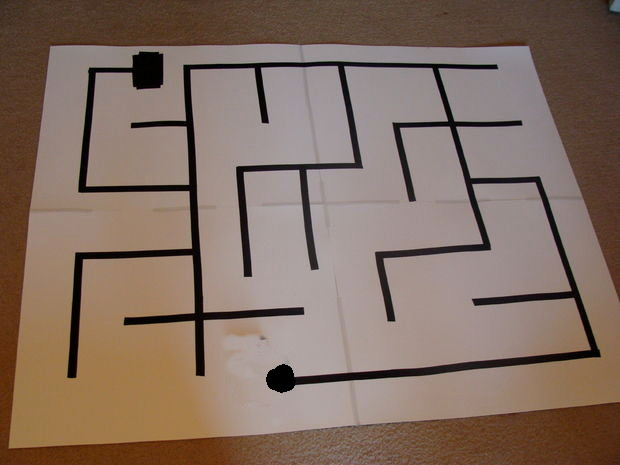
#> input picture workspace/maze.jpg, 620 x 465 px
$ python mazex.py   (Python 2 division)
#> lines starting #> are read from the running program, lines starting #| are printed output that depends on the picture; after the words box and inside, x2 and y2 are one past the last pixel; in counts of white or black regions, pixels touching at a corner belong together
# import the necessary packages
import numpy as np
import cv2
from skimage import morphology
from skimage import img_as_ubyte
import matplotlib.pyplot as plt

todopoints=[]

def proc_neighbors(point):
    print "Neighbor for point {0} {1}".format(point[0],point[1])
    curr_val = path[point[0],point[1]] + 1
    for a in range(-1,2):
        for b in range(-1,2):
            x = point[0] + a
            y = point[1] + b

            if thinmaze[x,y] == True:
                if path[x,y] > curr_val:
                    print "point {0} {1} {2}".format(x,y, curr_val)
                    path[x,y] = curr_val
                    todopoints.append((x,y))

def smallest_neighbor(point):
    curr_val = path[point[0],point[1]]
    for a in range(-1,2):
        for b in range(-1,2):
            x = point[0] + a
            y = point[1] + b
            if path[x,y] < curr_val:
                return(x,y)
    return (-1,-1)

points = []
# load the games image
cv2.namedWindow('image')
im = cv2.imread("workspace/maze.jpg")
#> im is the input picture: shape (465, 620, 3); mean B, G, R 97.8, 109.8, 130.2
#cv2.imshow("im", im)
imgray = cv2.cvtColor(im, cv2.COLOR_BGR2GRAY)
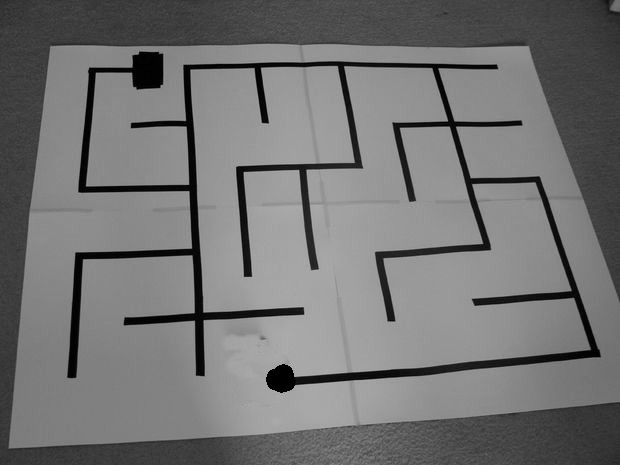
#> imgray: shape (465, 620); min 0, max 180, mean 114.5
imgray = cv2.medianBlur(imgray,5)
ret,thresh = cv2.threshold(imgray,127,25,0)
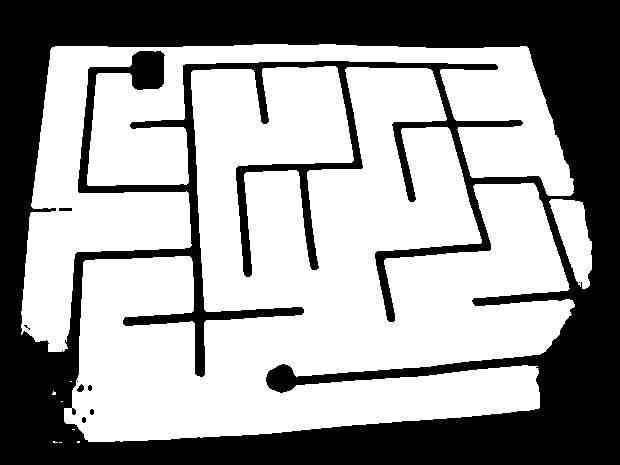
#> thresh: shape (465, 620); values 0 (black) and 25 (white), 60.3% white; 9 black regions (3 under 20 px), largest, box (x1, y1, x2, y2) and area: (0, 0, 620, 465) 114211, (59, 208, 72, 211) 39, (77, 384, 84, 392) 37, (88, 385, 92, 391) 20, (90, 409, 94, 415) 20, (82, 417, 86, 423) 20
thresh2 = cv2.adaptiveThreshold(imgray,255,cv2.ADAPTIVE_THRESH_GAUSSIAN_C,cv2.THRESH_BINARY,11,2)
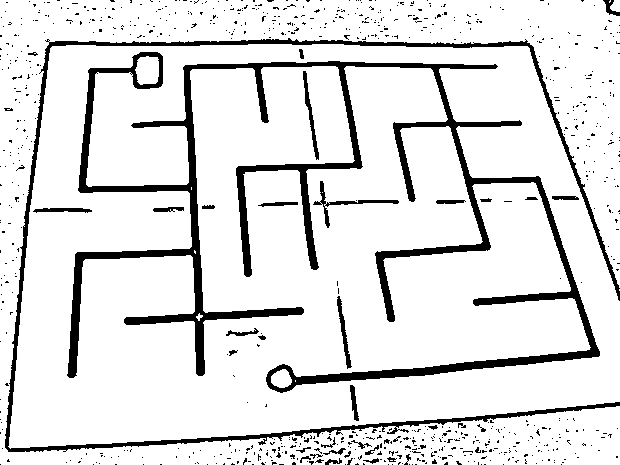
#> thresh2: shape (465, 620); 88.4% white; 805 black regions (768 under 20 px)
#Find the contours
contours, hierarchy = cv2.findContours(thresh2, cv2.RETR_TREE, cv2.CHAIN_APPROX_SIMPLE)
#> contours = 858 contours, 800 with area under 20; largest, box (x1, y1, x2, y2) and area: (8, 44, 620, 449) 213330, (0, 0, 620, 465) 64241, (66, 51, 601, 394) 24816, (135, 56, 159, 85) 542, (302, 70, 320, 161) 427
maxArclen = 0
maxcontour = contours[0]
#> maxcontour = [[619, 289], [619, 290]]
#Find the longest contour
for contour in contours:
    arclen =cv2.arcLength(contour,False)
    if (arclen > maxArclen):
       maxArclen = arclen
       maxcontour = contour
#> this loop made 858 passes
#> (arclen, maxArclen, maxcontour) on pass 1: (1, 1, [[619, 289], [619, 290]])
#> (arclen, maxArclen) on passes 2, 40: (1881.3, 1881.3), (6427.6, 6427.6)
#> after the loop, maxArclen = 6427.6; maxcontour = contour of 1378 points, box (x1, y1, x2, y2) (66, 51, 601, 394), area 24816

cv2.drawContours(im, [maxcontour], 0, 255,-1)
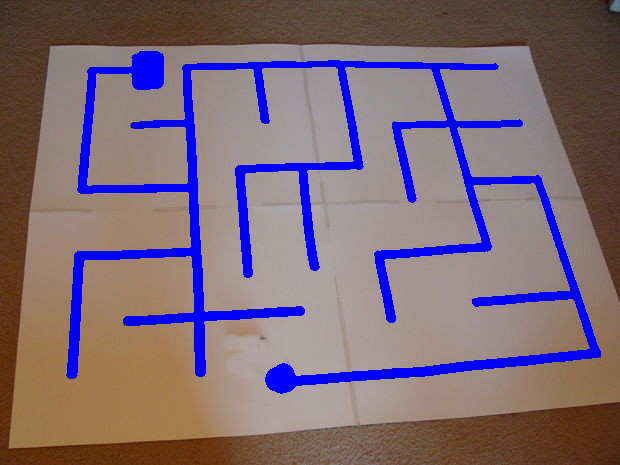
#> im: shape (465, 620, 3); 9.67% of pixels changed, all inside (x1, y1, x2, y2) = (66, 51, 601, 394)
#Store contour in its own image
height,width, channels = im.shape
#> height = 465; width = 620; channels = 3
thickmaze = np.zeros((height,width,3), np.uint8)
path = np.full((height,width),65535, np.uint16);
route = np.full((height,width),0, np.uint8);
cv2.drawContours(thickmaze, [maxcontour], 0, 255,-1)
#Skeletonize
thickmaze = cv2.bitwise_not(thickmaze)
thickmaze = cv2.cvtColor(thickmaze, cv2.COLOR_BGR2GRAY)
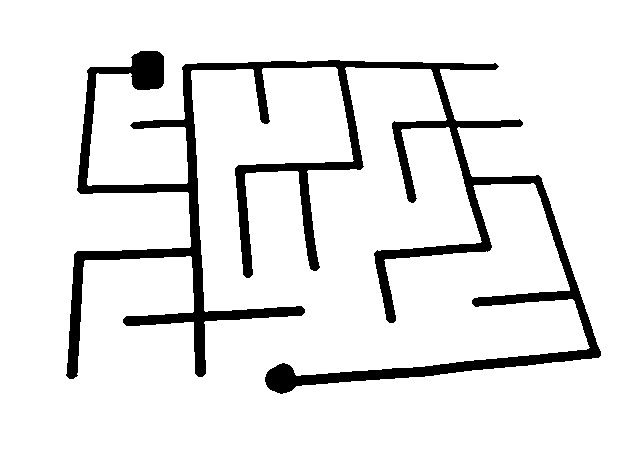
#> thickmaze: shape (465, 620); values 226 (black) and 255 (white), 90.3% white; 1 black region, box (x1, y1, x2, y2) and area: (66, 51, 601, 394) 27866
thickmaze = cv2.threshold(thickmaze,0,255,cv2.THRESH_OTSU)[1]
thinmaze = morphology.skeletonize(thickmaze == 0)
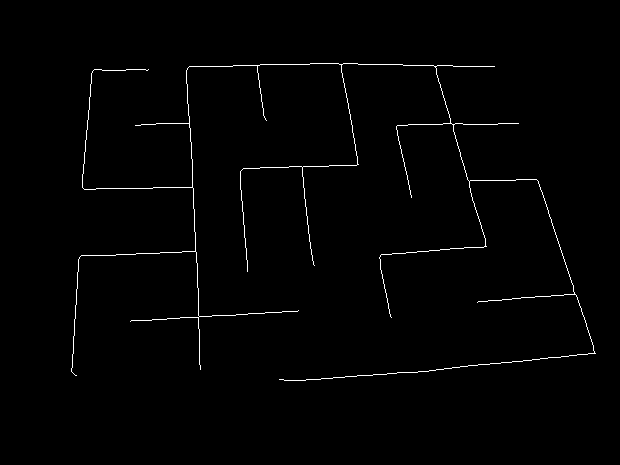
#> thinmaze: shape (465, 620) bool; 1% white in thin lines or dots, all inside (x1, y1, x2, y2) = (71, 63, 596, 381)
dst = (69,148)
start = (379,279)
todopoints.append(start)
path[379,279] = 0
while(len(todopoints) > 0):
    print  len(todopoints)
    currpoint = todopoints.pop()
    proc_neighbors(currpoint)

x,y = smallest_neighbor(dst)
print "---------------------------------------------"
print "route point {0} {1}".format(x,y)
while (x != -1):
    route[x,y]=200
    print "route point {0} {1}".format(x,y)

    x,y = smallest_neighbor((x,y))
ret,routex = cv2.threshold(route,128,255,cv2.THRESH_BINARY)
cv2.imshow("image", img_as_ubyte(routex))
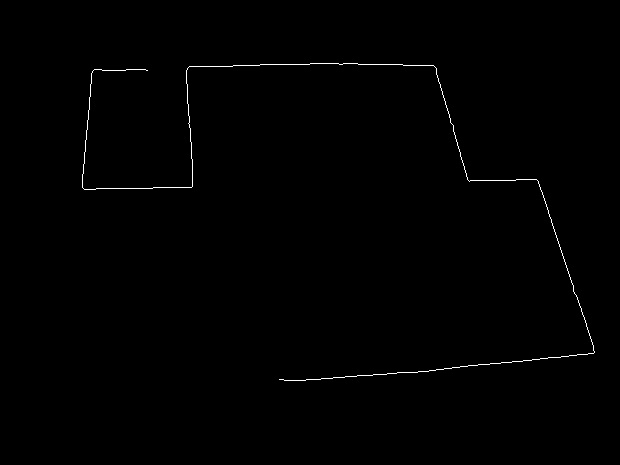
#> window 'image': shape (465, 620); 0.46% white in thin lines or dots, all inside (x1, y1, x2, y2) = (82, 63, 595, 381)
cv2.imshow("image2", img_as_ubyte(thinmaze))
#cv2.imwrite("dst.png", img_as_ubyte(thinmaze))
cv2.waitKey(0)
